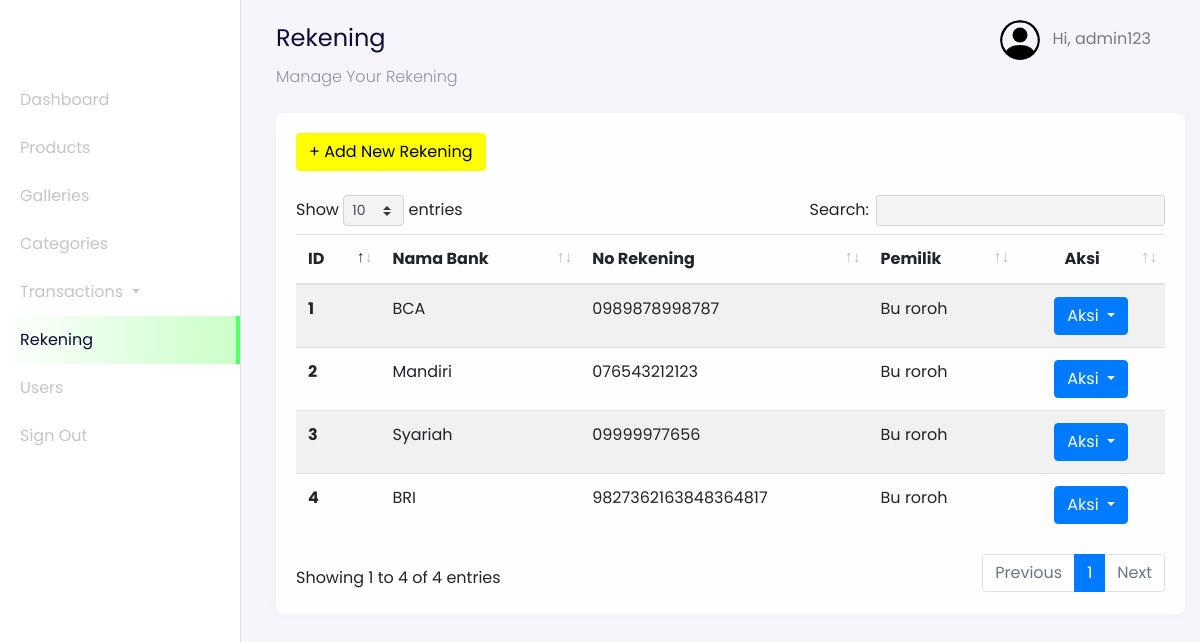
Screenshot of /admin?page=rekening (signed in) with the database file from the repository.
### tables this page shows
CREATE TABLE `users` (
  `id_user` int(11) NOT NULL AUTO_INCREMENT,
  `name` varchar(255) NOT NULL,
  `email` varchar(255) NOT NULL,
  `password` varchar(255) NOT NULL,
  `address` text DEFAULT NULL,
  `phone_number` varchar(255) NOT NULL,
  `postal_code` varchar(191) NOT NULL,
  `roles` varchar(255) NOT NULL,
  PRIMARY KEY (`id_user`),
  UNIQUE KEY `email` (`email`)
);

CREATE TABLE `rekening_numbers` (
  `id_rekening` int(11) NOT NULL AUTO_INCREMENT,
  `bank_name` varchar(255) NOT NULL,
  `number` varchar(255) NOT NULL,
  `rekening_name` varchar(255) NOT NULL,
  PRIMARY KEY (`id_rekening`)
);

### config/config.php (called while the page is built, shortened)
<?php
$host = 'localhost';
$user = 'root';
$password = '';
$dbname = 'dbEcake';
$conn = mysqli_connect($host, $user, $password, $dbname);
function query($query)
{
    global $conn;
    $result = mysqli_query($conn, $query);
    $rows = [];
    while ($row = mysqli_fetch_assoc($result)) {
        $rows[] = $row;
    }
    return $rows;
}
?>

### admin/rekening/dashboard-rekening.php (the view, shortened to what this page needs)
<nav
  class="navbar navbar-expand-lg navbar-light navbar-store fixed-top"
  data-aos="fade-down"
>
  <div class="container-fluid">
    <div class="collpase navbar-collapse" id="navbarResponsive">
      <ul class="navbar-nav d-none d-lg-flex ml-auto">
        <li class="nav-item dropdown">
          <a
            href="#"
            class="nav-link"
            id="navbarDropdown"
            role="button"
            data-toggle="dropdown"
          >
          <img
              src="../assets/images/person-circle.svg"
              alt="profile"
              height="40px"
              class="rounded-circle mr-2 profile-picture"
            />
            <?php
              $id_user = $_SESSION['user'];
              $user = query("SELECT * FROM users WHERE id_user = $id_user")[0];
            ?>
            Hi, <?= $user["name"]; ?>
          </a>
        </li>
      </ul>
    </div>
  </div>
</nav>
<div class="section-content section-dashboard-home" data-aos="fade-up">
  <div class="container-fluid">
    <div class="dashboard-heading">
      <h2 class="dashboard-title">Rekening</h2>
      <p class="dashboard-subtitle">Manage Your Rekening</p>
    </div>
    <div class="dashboard-content">
      <div class="row mt-4">
        <div class="col-12">
          <div class="card">
            <div class="card-body">
              <div class="row mb-4">
                <div class="col-12">
                <a href="?page=rekening-create" class="btn btn-success">
                  + Add New Rekening
                </a>
                </div>
              </div>
              <div class="row">
                <div class="col-12">
                  <div class="table-responsive">
                    <table class="table table-striped table-hover" id="table">
                      <thead>
                        <tr>
                          <th scope="col">ID</th>
                          <th scope="col">Nama Bank</th>
                          <th scope="col">No Rekening</th>
                          <th scope="col">Pemilik</th>
                          <th scope="col" class="text-center">Aksi</th>
                        </tr>
                      </thead>
                      <tbody>
                        <?php
                          $no = 1;
                          $query = "SELECT * FROM rekening_numbers";
                          $rekenings = query($query);
                        ?>
                        <?php foreach ($rekenings as $rekening) : ?>
                          <tr>
                            <th scope="row"><?= $no; ?></th>
                            <td><?= $rekening["bank_name"]; ?></td>
                            <td><?= $rekening["number"]; ?></td>
                            <td><?= $rekening["rekening_name"]; ?></td>
                            <td style="width: 17%; text-align: center;">
                              <div class="dropdown">
                                <button class="btn btn-primary dropdown-toggle" type="button" id="dropdownMenuButton" data-toggle="dropdown" aria-haspopup="true" aria-expanded="false">
                                  Aksi
                                </button>
                              </div>
                            </td>
                          </tr>
                          <?php $no++ ?>
                        <?php endforeach;?>
                      </tbody>
                    </table>
                  </div>
                </div>
              </div>
            </div>
          </div>
        </div>
      </div>
    </div>
  </div>
</div>

### rows the page displays
users: name "admin123"
rekening_numbers: bank_name "BCA", number "0989878998787", rekening_name "Bu roroh"
rekening_numbers: bank_name "Mandiri", number "076543212123", rekening_name "Bu roroh"
rekening_numbers: bank_name "Syariah", number "09999977656", rekening_name "Bu roroh"
rekening_numbers: bank_name "BRI", number "9827362163848364817", rekening_name "Bu roroh"
